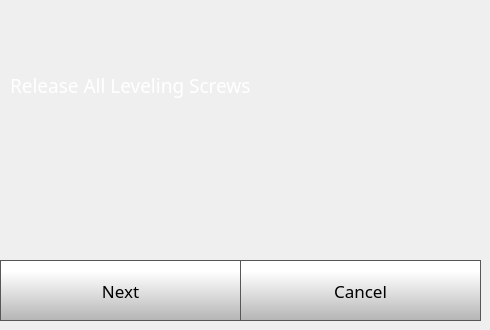
    <widget class="QWidget" name="quickStep2Page">
     <widget class="QLabel" name="calibrateLabel_7">
      <property name="geometry">
       <rect>
        <x>10</x>
        <y>20</y>
        <width>471</width>
        <height>131</height>
       </rect>
      </property>
      <property name="font">
       <font>
        <family>Gotham</family>
        <pointsize>14</pointsize>
        <weight>50</weight>
        <bold>false</bold>
       </font>
      </property>
      <property name="styleSheet">
       <string notr="true">color: rgb(255, 255, 255);</string>
      </property>
      <property name="text">
       <string>Release All Leveling Screws</string>
      </property>
      <property name="wordWrap">
       <bool>true</bool>
      </property>
     </widget>
     <widget class="QPushButton" name="quickStep2NextButton">
      <property name="geometry">
       <rect>
        <x>0</x>
        <y>260</y>
        <width>241</width>
        <height>61</height>
       </rect>
      </property>
      <property name="font">
       <font>
        <family>Gotham</family>
        <pointsize>13</pointsize>
       </font>
      </property>
      <property name="styleSheet">
       <string notr="true">QPushButton {
     border: 1px solid rgb(87, 87, 87);
	background-color: qlineargradient(spread:pad, x1:0, y1:1, x2:0, y2:0.188, stop:0 rgba(180, 180, 180, 255), stop:1 rgba(255, 255, 255, 255));


}

QPushButton:pressed {
    background-color: qlineargradient(x1: 0, y1: 0, x2: 0, y2: 1,
                                      stop: 0 #dadbde, stop: 1 #f6f7fa);
}

QPushButton:flat {
    border: none; /* no border for a flat push button */
}

QPushButton:default {
    border-color: navy; /* make the default button prominent */
}

QPushButton:focus {
	outline: none;
}</string>
      </property>
      <property name="text">
       <string>Next</string>
      </property>
      <property name="iconSize">
       <size>
        <width>40</width>
        <height>40</height>
       </size>
      </property>
     </widget>
     <widget class="QPushButton" name="quickStep2CancelButton">
      <property name="geometry">
       <rect>
        <x>240</x>
        <y>260</y>
        <width>241</width>
        <height>61</height>
       </rect>
      </property>
      <property name="font">
       <font>
        <family>Gotham</family>
        <pointsize>13</pointsize>
       </font>
      </property>
      <property name="styleSheet">
       <string notr="true">QPushButton {
     border: 1px solid rgb(87, 87, 87);
	background-color: qlineargradient(spread:pad, x1:0, y1:1, x2:0, y2:0.188, stop:0 rgba(180, 180, 180, 255), stop:1 rgba(255, 255, 255, 255));


}

QPushButton:pressed {
    background-color: qlineargradient(x1: 0, y1: 0, x2: 0, y2: 1,
                                      stop: 0 #dadbde, stop: 1 #f6f7fa);
}

QPushButton:flat {
    border: none; /* no border for a flat push button */
}

QPushButton:default {
    border-color: navy; /* make the default button prominent */
}

QPushButton:focus {
	outline: none;
}</string>
      </property>
      <property name="text">
       <string>Cancel</string>
      </property>
      <property name="iconSize">
       <size>
        <width>40</width>
        <height>40</height>
       </size>
      </property>
     </widget>
    </widget>
